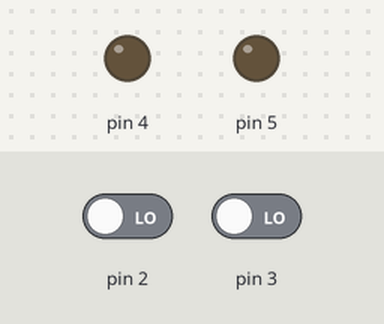
The sketch below on a simulated Arduino Uno, built with avr-gcc and run on an emulated ATmega328P. Parts: output pins drawn as LEDs (lit = HIGH). Inputs (shaded band) come from the test bench; at power-on: pin 2 LOW, pin 3 LOW.

Above: at 1.2 s.
1.3 s: pin 2 driven HIGH
At 2.5 s:
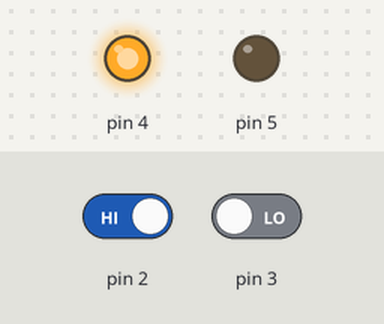
2.8 s: pin 2 driven LOW
At 3.7 s:
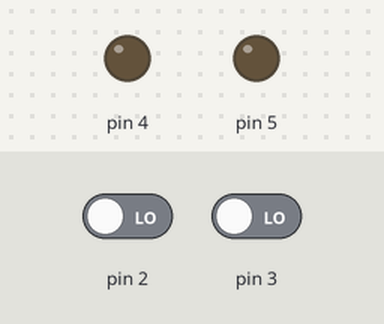
4.3 s: pin 3 driven HIGH
At 4.8 s:
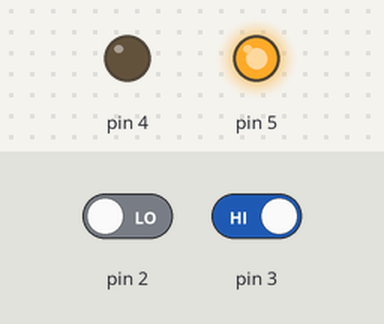
5.8 s: pin 2 driven HIGH
At 7.2 s:
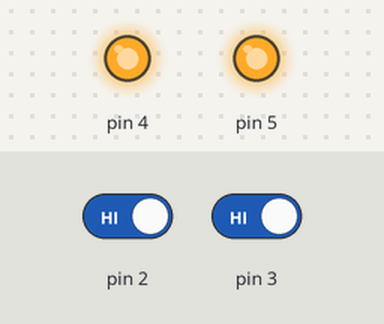
Timing chart, 0 to 8.3 s (numbered marks = the images above; inputs shaded):
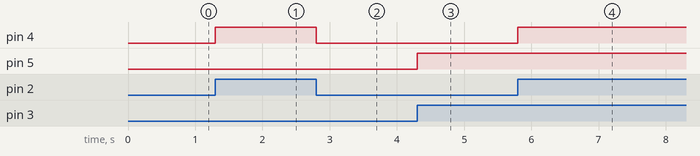

The sketch:

Arduino_code.ino
```cpp
void setup() {
  // put your setup code here, to run once:
  pinMode(2,INPUT);
  pinMode(4,OUTPUT);
  pinMode(3,INPUT);
  pinMode(5,OUTPUT);
}
void loop() {
  // put your main code here, to run repeatedly:
if(digitalRead(2)==HIGH)
{
  digitalWrite(4,OUTPUT);
}
else if(digitalRead(3)==HIGH)
{
  digitalWrite(5,HIGH);
  }
else
{
  digitalWrite(4,LOW);
  digitalWrite(5,LOW);
  }
}
```

Measured:
- after the input at 1.3 s, pin 4: LOW → HIGH at once
- after the input at 2.8 s, pin 4: HIGH → LOW at once
- after the input at 4.3 s, pin 5: LOW → HIGH at once
- after the input at 5.8 s, pin 4: LOW → HIGH at once
